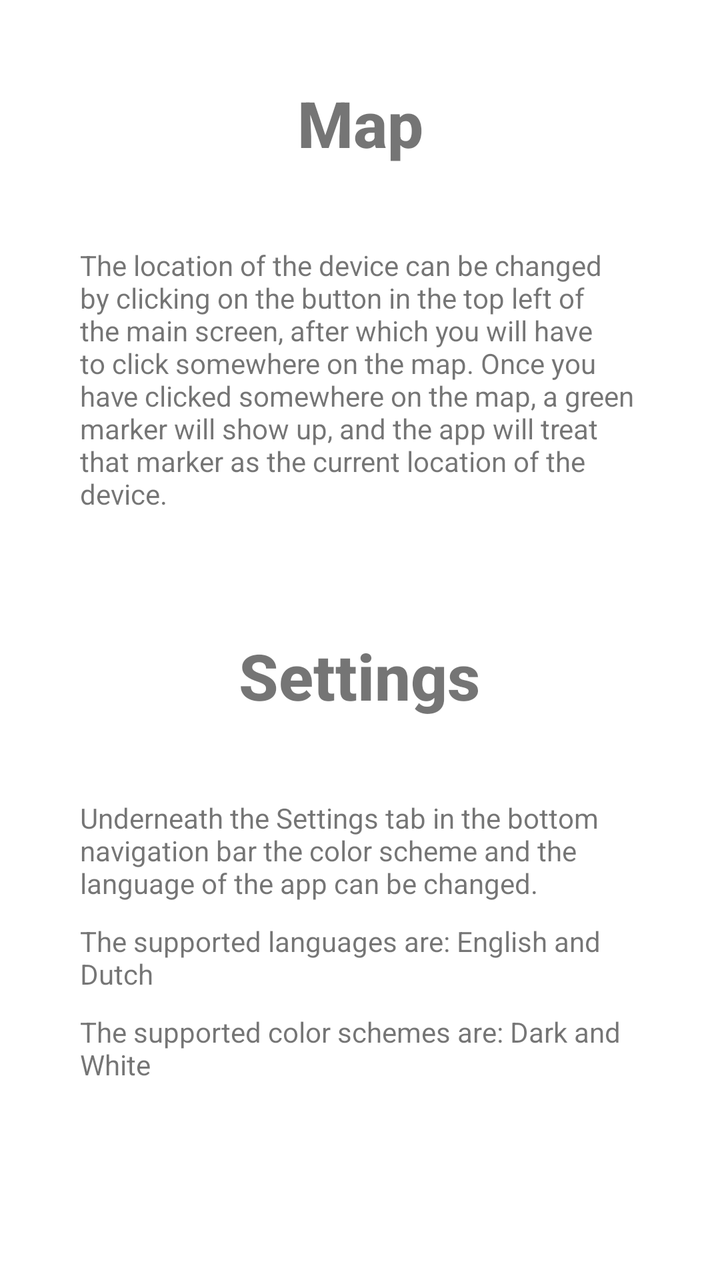
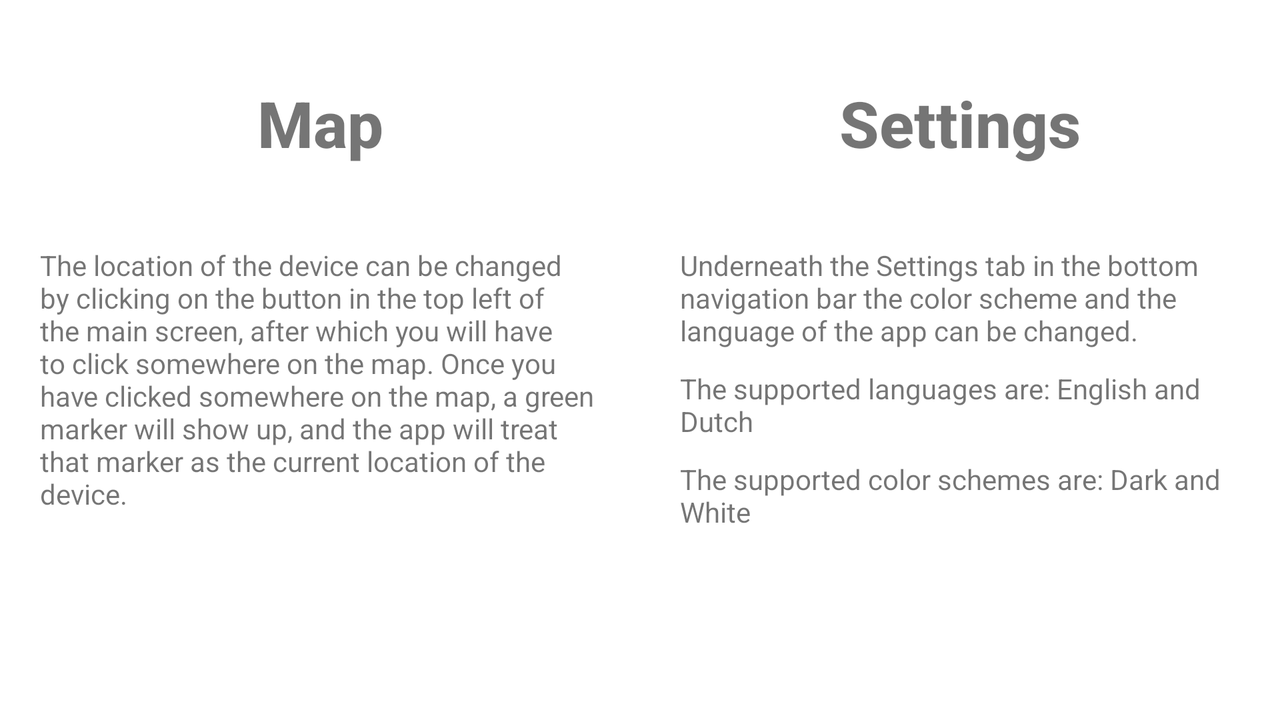

An Android layout and its configuration variant, each rendered on a device that would load it. The default file and the variant file are quoted in full after the pictures.
<!-- AndroidManifest.xml: application theme AppTheme -->
<!-- res/layout/fragment_help.xml -->
<FrameLayout xmlns:android="http://schemas.android.com/apk/res/android"
    xmlns:app="http://schemas.android.com/apk/res-auto"
    xmlns:tools="http://schemas.android.com/tools"
    android:id="@+id/frameLayout"
    android:layout_width="match_parent"
    android:layout_height="match_parent"
    android:background="@android:color/white"
    tools:context="com.example.fragments.HelpFragment">

    
    <androidx.constraintlayout.widget.ConstraintLayout
        android:id="@+id/constraintLayoutHelp"
        android:layout_width="match_parent"
        android:layout_height="match_parent">


        <TextView
            android:id="@+id/txtViewSettingsDesc"
            android:layout_width="0dp"
            android:layout_height="wrap_content"
            android:layout_marginStart="40dp"
            android:layout_marginTop="40dp"
            android:layout_marginEnd="40dp"
            android:text="@string/textViewHelpDescription"
            app:layout_constraintEnd_toEndOf="parent"
            app:layout_constraintStart_toStartOf="parent"
            app:layout_constraintTop_toBottomOf="@+id/txtViewSettingsHeader" />

        <TextView
            android:id="@+id/txtViewSettingsLangSupport"
            android:layout_width="0dp"
            android:layout_height="wrap_content"
            android:layout_marginStart="40dp"
            android:layout_marginTop="10dp"
            android:layout_marginEnd="40dp"
            android:text="@string/textViewHelpLanguageSupport"
            app:layout_constraintEnd_toEndOf="parent"
            app:layout_constraintStart_toStartOf="parent"
            app:layout_constraintTop_toBottomOf="@+id/txtViewSettingsDesc" />

        <TextView
            android:id="@+id/txtViewSettingsColorSupport"
            android:layout_width="0dp"
            android:layout_height="wrap_content"
            android:layout_marginStart="40dp"
            android:layout_marginTop="10dp"
            android:layout_marginEnd="40dp"
            android:text="@string/textViewHelpColorSupport"
            app:layout_constraintEnd_toEndOf="parent"
            app:layout_constraintStart_toStartOf="parent"
            app:layout_constraintTop_toBottomOf="@+id/txtViewSettingsLangSupport" />

        <TextView
            android:id="@+id/txtViewSettingsLocationChange"
            android:layout_width="0dp"
            android:layout_height="wrap_content"
            android:layout_marginStart="40dp"
            android:layout_marginTop="40dp"
            android:layout_marginEnd="40dp"
            android:text="@string/textViewHelpChangeLocation"
            app:layout_constraintEnd_toEndOf="parent"
            app:layout_constraintStart_toStartOf="parent"
            app:layout_constraintTop_toBottomOf="@+id/txtViewMapHeader" />

        <TextView
            android:id="@+id/txtViewMapHeader"
            android:layout_width="wrap_content"
            android:layout_height="wrap_content"
            android:layout_marginStart="174dp"
            android:layout_marginTop="40dp"
            android:layout_marginEnd="174dp"
            android:fontFamily="sans-serif-medium"
            android:text="@string/navigation_Map"
            android:textSize="32sp"
            android:textStyle="bold"
            app:layout_constraintEnd_toEndOf="parent"
            app:layout_constraintStart_toStartOf="parent"
            app:layout_constraintTop_toTopOf="parent" />

        <TextView
            android:id="@+id/txtViewSettingsHeader"
            android:layout_width="wrap_content"
            android:layout_height="wrap_content"
            android:layout_marginStart="144dp"
            android:layout_marginTop="60dp"
            android:layout_marginEnd="145dp"
            android:fontFamily="sans-serif-medium"
            android:text="@string/navigation_Settings"
            android:textSize="32sp"
            android:textStyle="bold"
            app:layout_constraintEnd_toEndOf="parent"
            app:layout_constraintStart_toStartOf="parent"
            app:layout_constraintTop_toBottomOf="@+id/txtViewSettingsLocationChange" />

        <androidx.constraintlayout.widget.Barrier
            android:id="@+id/barrier4"
            android:layout_width="wrap_content"
            android:layout_height="wrap_content"
            app:barrierDirection="bottom"
            app:constraint_referenced_ids="txtViewMapHeader,txtViewSettingsLocationChange"
            tools:layout_editor_absoluteY="731dp" />

    </androidx.constraintlayout.widget.ConstraintLayout>

</FrameLayout>
<!-- resources referenced by this layout -->
<resources>
  <string name="navigation_Map">Map</string>
  <string name="navigation_Settings">Settings</string>
  <string name="textViewHelpChangeLocation">The location of the device can be changed by clicking on the button in the top left of the main screen, after which you will have to click somewhere on the map.
      Once you have clicked somewhere on the map, a green marker will show up, and the app will treat that marker as the current location of the device.</string>
  <string name="textViewHelpColorSupport">The supported color schemes are: Dark and White</string>
  <string name="textViewHelpDescription">Underneath the Settings tab in the bottom navigation bar the color scheme and the language of the app can be changed.</string>
  <string name="textViewHelpLanguageSupport">The supported languages are: English and Dutch</string>
  <style name="AppTheme" parent="Theme.AppCompat.Light.DarkActionBar">
          
          <item name="colorPrimary">@color/colorPrimary</item>
          <item name="colorPrimaryDark">@color/colorPrimaryDark</item>
          <item name="colorAccent">@color/colorAccent</item>
      </style>
  <color name="colorPrimary">#008577</color>
  <color name="colorPrimaryDark">#00574B</color>
  <color name="colorAccent">#D81B60</color>
</resources>
<!-- res/layout-land/fragment_help.xml (the repository's variant of the layout above) -->
<!-- drawn on the phone turned sideways -->
<FrameLayout xmlns:android="http://schemas.android.com/apk/res/android"
    xmlns:app="http://schemas.android.com/apk/res-auto"
    xmlns:tools="http://schemas.android.com/tools"
    android:id="@+id/frameLayout"
    android:layout_width="match_parent"
    android:layout_height="match_parent"

    android:background="@android:color/white"
    tools:context="com.example.fragments.HelpFragment">

    
    <androidx.constraintlayout.widget.ConstraintLayout
        android:id="@+id/constraintLayoutHelp"
        android:layout_width="match_parent"
        android:layout_height="match_parent">


        <TextView
            android:id="@+id/txtViewSettingsDesc"
            android:layout_width="0dp"
            android:layout_height="wrap_content"
            android:layout_marginStart="20dp"
            android:layout_marginTop="40dp"
            android:layout_marginEnd="20dp"
            android:text="@string/textViewHelpDescription"
            app:layout_constraintEnd_toEndOf="parent"
            app:layout_constraintStart_toStartOf="@+id/guideline3"
            app:layout_constraintTop_toBottomOf="@+id/txtViewSettingsHeader" />

        <TextView
            android:id="@+id/txtViewSettingsLangSupport"
            android:layout_width="0dp"
            android:layout_height="wrap_content"
            android:layout_marginStart="20dp"
            android:layout_marginTop="10dp"
            android:layout_marginEnd="20dp"
            android:text="@string/textViewHelpLanguageSupport"
            app:layout_constraintEnd_toEndOf="parent"
            app:layout_constraintStart_toStartOf="@+id/guideline3"
            app:layout_constraintTop_toBottomOf="@+id/txtViewSettingsDesc" />

        <TextView
            android:id="@+id/txtViewSettingsColorSupport"
            android:layout_width="0dp"
            android:layout_height="wrap_content"
            android:layout_marginStart="20dp"
            android:layout_marginTop="10dp"
            android:layout_marginEnd="20dp"
            android:text="@string/textViewHelpColorSupport"
            app:layout_constraintEnd_toEndOf="parent"
            app:layout_constraintStart_toStartOf="@+id/guideline3"
            app:layout_constraintTop_toBottomOf="@+id/txtViewSettingsLangSupport" />

        <TextView
            android:id="@+id/txtViewSettingsLocationChange"
            android:layout_width="0dp"
            android:layout_height="wrap_content"
            android:layout_marginStart="20dp"
            android:layout_marginTop="40dp"
            android:layout_marginEnd="20dp"
            android:text="@string/textViewHelpChangeLocation"
            app:layout_constraintEnd_toStartOf="@+id/guideline3"
            app:layout_constraintStart_toStartOf="parent"
            app:layout_constraintTop_toBottomOf="@+id/txtViewMapHeader" />

        <TextView
            android:id="@+id/txtViewMapHeader"
            android:layout_width="wrap_content"
            android:layout_height="wrap_content"
            android:layout_marginTop="40dp"
            android:fontFamily="sans-serif-medium"
            android:text="@string/navigation_Map"
            android:textSize="32sp"
            android:textStyle="bold"
            app:layout_constraintEnd_toStartOf="@+id/guideline3"
            app:layout_constraintStart_toStartOf="parent"
            app:layout_constraintTop_toTopOf="parent" />

        <TextView
            android:id="@+id/txtViewSettingsHeader"
            android:layout_width="wrap_content"
            android:layout_height="wrap_content"
            android:layout_marginTop="40dp"
            android:fontFamily="sans-serif-medium"
            android:text="@string/navigation_Settings"
            android:textSize="32sp"
            android:textStyle="bold"
            app:layout_constraintEnd_toEndOf="parent"
            app:layout_constraintStart_toStartOf="@+id/guideline3"
            app:layout_constraintTop_toTopOf="parent" />

        <androidx.constraintlayout.widget.Barrier
            android:id="@+id/barrier2"
            android:layout_width="wrap_content"
            android:layout_height="wrap_content"
            app:barrierDirection="left"
            app:constraint_referenced_ids="txtViewSettingsHeader,txtViewSettingsDesc,txtViewSettingsLangSupport,txtViewSettingsColorSupport,guideline3"
            tools:layout_editor_absoluteX="731dp" />

        <androidx.constraintlayout.widget.Guideline
            android:id="@+id/guideline3"
            android:layout_width="wrap_content"
            android:layout_height="wrap_content"
            android:orientation="vertical"
            app:layout_constraintGuide_begin="335dp"
            app:layout_constraintGuide_percent="0.5" />

    </androidx.constraintlayout.widget.ConstraintLayout>

</FrameLayout>
